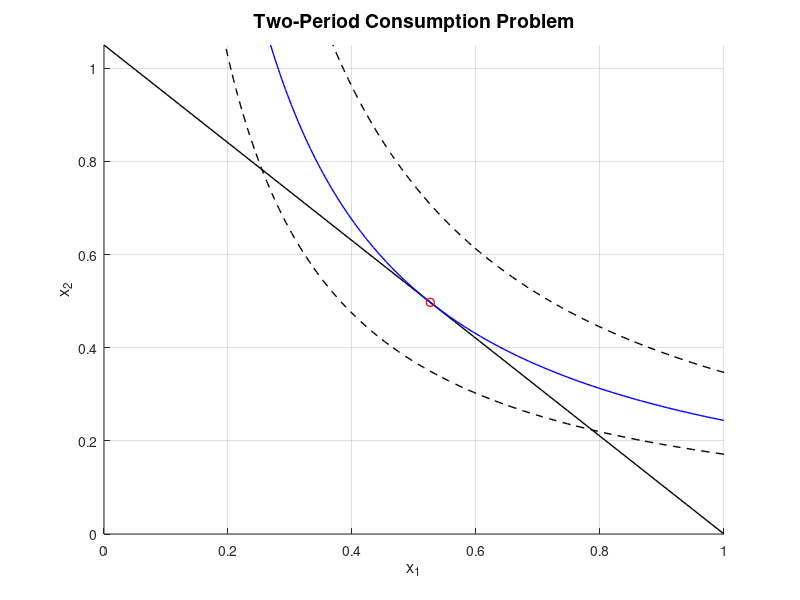

Write MATLAB code to recreate this figure.
%--------------------------------------------------------
% Two-Period Consumption Problem (Octave)
%--------------------------------------------------------

clear
clc

%Printing the outputs as a text file if ==1
output_file=0;
%LaTeX Interpreter if ==1 (requires LaTeX to be installed)
latex_interpreter=0;

%Problem Set-up
beta=0.9;
%phi = @(x) -(log(x(1)) + beta*log(x(2)));
function y=phi_fun(x,beta)
 y= -(log(x(1)) + beta*log(x(2))); %negative
endfunction %Octave: not "end" but "endfunction"
phi = @(x) phi_fun(x,beta);

%Constraint
R0=1.05;
a_rhs=1;
%h = @(x) a_rhs-[1, (1/R0)]*x;
function y=h_fun(x,R0,a_rhs) %h(x) >=0
 y=a_rhs-[1, (1/R0)]*x;
endfunction %Octave: not "end" but "endfunction"
h = @(x) h_fun(x,R0,a_rhs);

lb=[0; 0];
ub=[1e10; 1e10];
x0=[0.5; 0.5];

%sqp
[x, obj, info, iter, nf, lambda] = sqp (x0, phi, [], h, lb,ub);
% "@" is needed when the functions phi and h are defined by "function ... endfunction"

if output_file==1
  dfile="two_periods_consumption_sqp.txt";
  if exist(dfile, 'file')
   delete(dfile);
  end
  diary(dfile)
  diary on
end

%Output
fprintf('beta=%.3f, R0=%.3f, A=%.3f\n',beta,R0,a_rhs);
fprintf('Optimal consumption in two periods: %.3f,%.3f\n',x(1),x(2));
fprintf('Lifetime Utility: %.5f\n',-obj);
fprintf('Multiplier (intertemporal budget const): %.5f\n',lambda(1));
fprintf('Multiplier (non-negativity const): %.5f, %.5f\n',lambda(2),lambda(3));

if output_file==1
  diary off
end

%Plot
x1_vec=linspace(0, a_rhs, 100);
x2_vec=linspace(0, R0*a_rhs, 100);
[x1_mesh, x2_mesh] = meshgrid(x1_vec, x2_vec);
figure();
hold on;
grid on;
plot(x1_vec, R0*(a_rhs-x1_vec),'k', 'LineWidth', 1); %budget constraint
contour(x1_mesh, x2_mesh, log(x1_mesh)+beta*log(x2_mesh), [(-obj), (-obj)], 'LineWidth', 1, 'LineColor', 'b');
contour(x1_mesh, x2_mesh, log(x1_mesh)+beta*log(x2_mesh), [0.75*(-obj), 1.25*(-obj)], 'LineWidth', 1, 'LineColor', 'k', 'LineStyle', '--');
plot(x(1),x(2),'ro','LineWidth', 1);
xlim([0,a_rhs]);
ylim([0,R0*a_rhs]);
if latex_interpreter==1
  xlabel('$x_1$','Interpreter','latex','FontSize',12);
  ylabel('$x_2$','Interpreter','latex','FontSize',12);
  title('Two-Period Consumption Problem','Interpreter','latex','FontSize',14);
else
  xlabel('x_1','FontSize',12);
  ylabel('x_2','FontSize',12);
  title('Two-Period Consumption Problem','FontSize',14);
end
